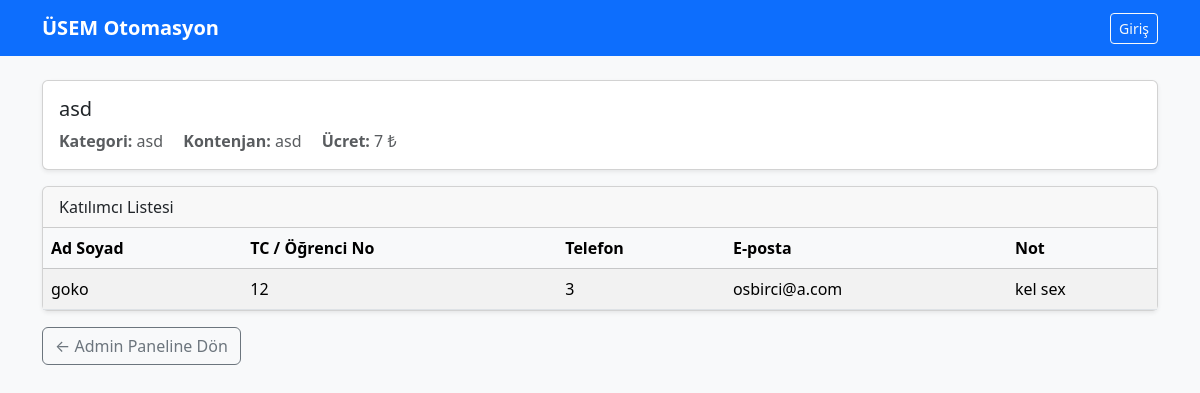
The app's page /egitim_detay/3, older data.
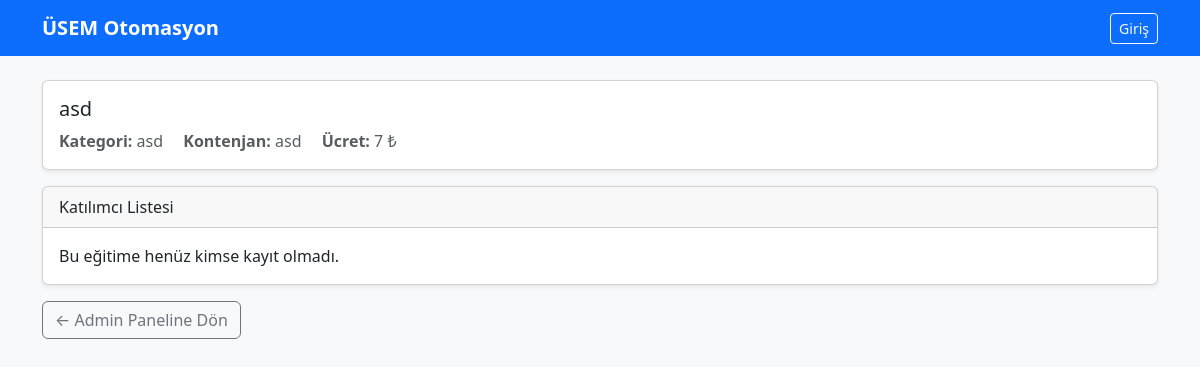
The same page, newer data.
### app.py (models this page shows)
class Egitim(db.Model):
    id = db.Column(db.Integer, primary_key=True)
    baslik = db.Column(db.String(100), nullable=False)
    kategori = db.Column(db.String(50))
    kontenjan = db.Column(db.String(50))
    fiyat = db.Column(db.Integer)

class Kayit(db.Model):
    id = db.Column(db.Integer, primary_key=True)
    ad_soyad = db.Column(db.String(100), nullable=False)
    tc_no = db.Column(db.String(11))
    telefon = db.Column(db.String(20))
    email = db.Column(db.String(100))
    notlar = db.Column(db.Text)
    egitim_id = db.Column(db.Integer, db.ForeignKey('egitim.id'), nullable=False)
    egitim = db.relationship('Egitim', backref=db.backref('kayitlar', lazy=True))

### app.py (the view)
@app.route('/egitim_detay/<int:egitim_id>')
def egitim_detay(egitim_id):
    egitim = Egitim.query.get_or_404(egitim_id)
    kayitlar = Kayit.query.filter_by(egitim_id=egitim.id).all()
    return render_template('egitim_detay.html', egitim=egitim, kayitlar=kayitlar)

### templates/egitim_detay.html (shortened to what this page needs)
{% extends "base.html" %}
{% block content %}
<div class="card shadow-sm mb-3">
  <div class="card-body">
    <h1 class="h5 mb-2">{{ egitim.baslik }}</h1>
    <div class="text-muted">
      <span class="me-3"><b>Kategori:</b> {{ egitim.kategori or '-' }}</span>
      <span class="me-3"><b>Kontenjan:</b> {{ egitim.kontenjan or '-' }}</span>
      <span><b>Ücret:</b> {{ egitim.fiyat }} ₺</span>
    </div>
  </div>
</div>
<div class="card shadow-sm">
  <div class="card-header">Katılımcı Listesi</div>
  <div class="card-body p-0">
    {% if kayitlar %}
      <div class="table-responsive">
        <table class="table table-striped mb-0 align-middle">
          <thead class="table-light">
            <tr>
              <th>Ad Soyad</th>
              <th>TC / Öğrenci No</th>
              <th>Telefon</th>
              <th>E-posta</th>
              <th>Not</th>
            </tr>
          </thead>
          <tbody>
          {% for k in kayitlar %}
            <tr>
              <td>{{ k.ad_soyad or '' }}</td>
              <td>{{ k.tc_no or '' }}</td>
              <td>{{ k.telefon or '' }}</td>
              <td>{{ k.email or '' }}</td>
              <td>{{ k.notlar or '' }}</td>
            </tr>
          {% endfor %}
          </tbody>
        </table>
      </div>
    {% else %}
      <div class="p-3">Bu eğitime henüz kimse kayıt olmadı.</div>
    {% endif %}
  </div>
</div>
<div class="mt-3">
  <a class="btn btn-outline-secondary" href="{{ url_for('admin') }}">← Admin Paneline Dön</a>
</div>
{% endblock %}

### templates/base.html (shortened to what this page needs)
<!DOCTYPE html>
<html lang="tr">
<head>
  <link
    href="https://cdn.jsdelivr.net/npm/bootstrap@5.3.3/dist/css/bootstrap.min.css"
    rel="stylesheet"
  />
</head>
<body class="bg-light">
  <nav class="navbar navbar-expand-lg navbar-dark bg-primary">
    <div class="container">
      <a class="navbar-brand fw-semibold" href="{{ url_for('index') }}">ÜSEM Otomasyon</a>
      <div id="nav" class="collapse navbar-collapse">
        <ul class="navbar-nav">
          {% if session.get('username') %}
            <li class="nav-item">
              <span class="navbar-text me-3">Merhaba, {{ session.get('username') }}</span>
            </li>
            <li class="nav-item"><a class="btn btn-outline-light btn-sm" href="{{ url_for('logout') }}">Çıkış</a></li>
          {% else %}
            <li class="nav-item"><a class="btn btn-outline-light btn-sm" href="{{ url_for('login') }}">Giriş</a></li>
          {% endif %}
        </ul>
      </div>
    </div>
  </nav>
  <main class="container py-4">
    {% block content %}{% endblock %}
  </main>
</body>
</html>

Row changes from the older to the newer data that the page shows:
removed Kayit: ad_soyad "goko", tc_no "12", telefon "3", email "osbirci@a.com", notlar "kel sex"
Text that changed along with them:
text no longer shown: "Ad Soyad TC / Öğrenci No Telefon E-posta Not"
text now shown: "Bu eğitime henüz kimse kayıt olmadı."
